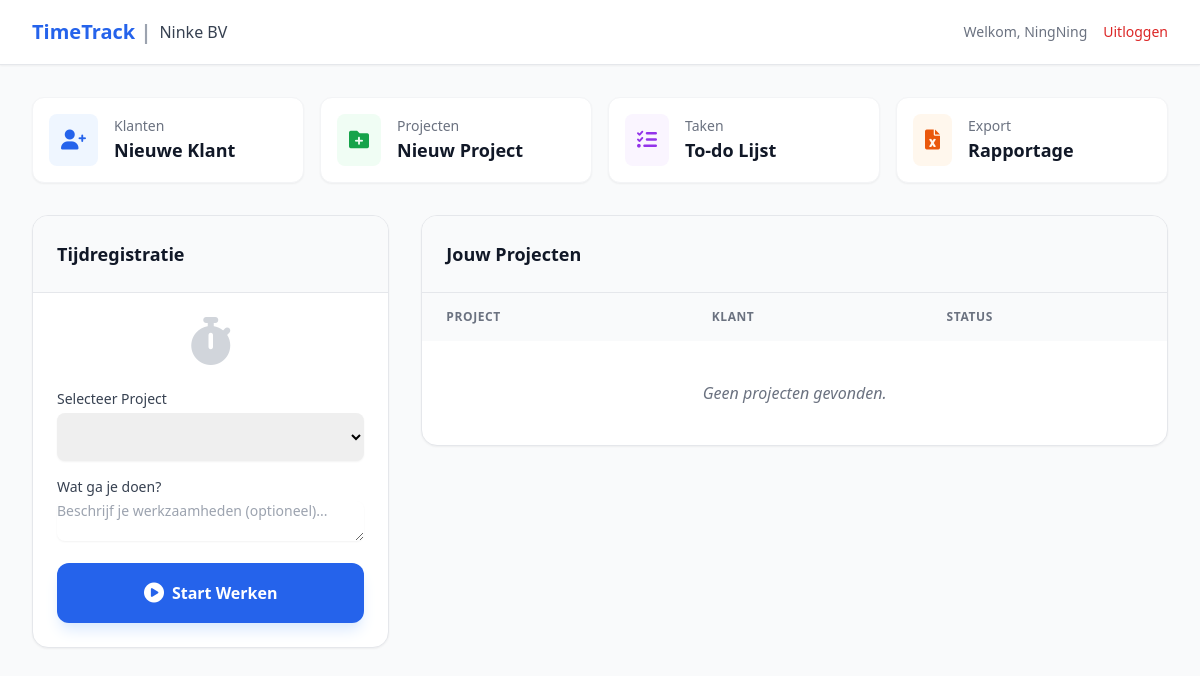
The page / (signed in) on the database as committed earlier.
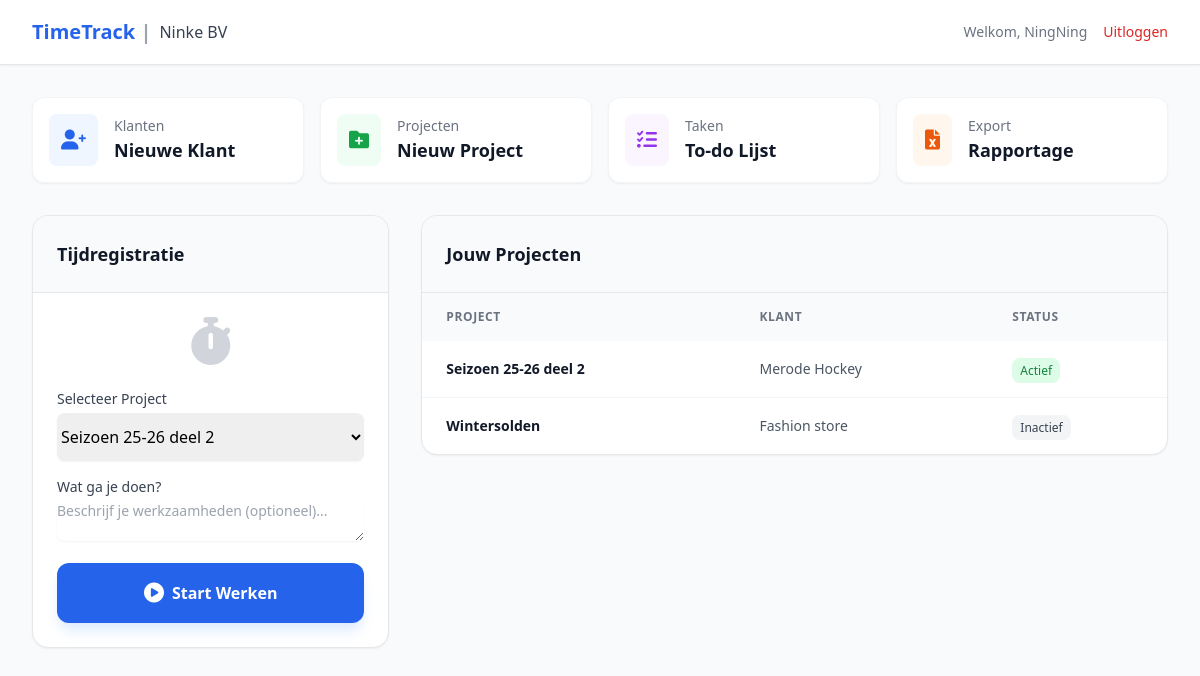
The same page on the database as committed later.
### time_reg_web/models.py (models this page shows, shortened)
class UserProfile(models.Model):
    user = models.OneToOneField(
        User, on_delete=models.CASCADE, related_name='profile'
    )
    company = models.ForeignKey(
        Company, on_delete=models.CASCADE, related_name='employees',
        null=True, blank=True
    )
    is_company_admin = models.BooleanField(
        default=False,
        help_text="Kan deze gebruiker andere gebruikers toevoegen aan dit bedrijf?"
    )

class Company(models.Model):
    name = models.CharField(max_length=100, verbose_name="Bedrijfsnaam")
    created_at = models.DateTimeField(auto_now_add=True)
    class Meta:
        verbose_name = "Bedrijf"
        verbose_name_plural = "Bedrijven"

class Project(models.Model):
    company = models.ForeignKey(Company, on_delete=models.CASCADE, related_name='projects')
    customer = models.ForeignKey(Customer, on_delete=models.CASCADE, related_name='projects')
    project_id = models.IntegerField()
    project_name = models.CharField(max_length=255)
    project_description = models.TextField(blank=True)
    start_date = models.DateField()
    end_date = models.DateField(null=True, blank=True)
    is_active = models.BooleanField(default=True)
    class Meta:
        unique_together = ('company', 'project_id')

class Customer(models.Model):
    company = models.ForeignKey(Company, on_delete=models.CASCADE, related_name='customers')
    customer_id = models.IntegerField()
    customer_name = models.CharField(max_length=255)
    customer_email = models.EmailField()
    class Meta:
        unique_together = ('company', 'customer_id')

### time_reg_web/views.py (the view)
# urls.py: path('', views.DashboardView.as_view(), name='dashboard'),
class DashboardView(TenantObjectMixin, ListView):
    model = Project
    template_name = 'dashboard/index.html'
    context_object_name = 'projects'
    def get_context_data(self, **kwargs):
        context = super().get_context_data(**kwargs)
        context['active_timer'] = TimeRegistry.objects.filter(user=self.request.user, end_time__isnull=True).first()
        if self.request.user.is_authenticated:
            context['customers'] = Customer.objects.filter(
                company=self.request.user.profile.company
            )
        return context

### time_reg_web/mixins.py (called while the page is built)
    def get_queryset(self):
        queryset = super().get_queryset()
        if not hasattr(self.request.user, 'profile') or not self.request.user.profile.company:
            return queryset.none()
        return queryset.filter(company=self.request.user.profile.company)

### time_reg_web/templates/dashboard/index.html (shortened to what this page needs)
<!DOCTYPE html>
<html lang="nl">
<head>
    <script src="https://cdn.tailwindcss.com"></script>
    <link rel="stylesheet" href="https://cdnjs.cloudflare.com/ajax/libs/font-awesome/6.0.0/css/all.min.css">
</head>
<body class="bg-gray-50 min-h-screen">
    <nav class="bg-white shadow-sm border-b border-gray-200">
        <div class="max-w-7xl mx-auto px-4 sm:px-6 lg:px-8">
            <div class="flex justify-between h-16">
                <div class="flex items-center">
                    <span class="text-xl font-bold text-blue-600">TimeTrack <span class="text-gray-400">|</span></span>
                    <span class="ml-2 font-medium text-gray-700">{{ user.profile.company.name }}</span>
                </div>
                <div class="flex items-center space-x-4">
                    <span class="text-sm text-gray-500">Welkom, {{ user.username }}</span>
                    <a href="{% url 'login' %}" class="text-sm font-medium text-red-600 hover:text-red-500">Uitloggen</a>
                </div>
            </div>
        </div>
    </nav>
    <main class="max-w-7xl mx-auto py-8 px-4 sm:px-6 lg:px-8">
        <div class="grid grid-cols-1 md:grid-cols-2 lg:grid-cols-4 gap-4 mb-8">
            <a href="{% url 'customer_create' %}" class="flex items-center p-4 bg-white rounded-xl shadow-sm border border-gray-100 hover:border-blue-500 transition-all group">
                <div class="p-3 rounded-lg bg-blue-50 text-blue-600 group-hover:bg-blue-600 group-hover:text-white transition-colors">
                    <i class="fas fa-user-plus text-xl"></i>
                </div>
                <div class="ml-4">
                    <p class="text-sm font-medium text-gray-500">Klanten</p>
                    <p class="text-lg font-bold text-gray-900">Nieuwe Klant</p>
                </div>
            </a>
            <a href="{% url 'project_create' %}" class="flex items-center p-4 bg-white rounded-xl shadow-sm border border-gray-100 hover:border-green-500 transition-all group">
                <div class="p-3 rounded-lg bg-green-50 text-green-600 group-hover:bg-green-600 group-hover:text-white transition-colors">
                    <i class="fas fa-folder-plus text-xl"></i>
                </div>
                <div class="ml-4">
                    <p class="text-sm font-medium text-gray-500">Projecten</p>
                    <p class="text-lg font-bold text-gray-900">Nieuw Project</p>
                </div>
            </a>
            <a href="#" class="flex items-center p-4 bg-white rounded-xl shadow-sm border border-gray-100 hover:border-purple-500 transition-all group">
                <div class="p-3 rounded-lg bg-purple-50 text-purple-600 group-hover:bg-purple-600 group-hover:text-white transition-colors">
                    <i class="fas fa-list-check text-xl"></i>
                </div>
                <div class="ml-4">
                    <p class="text-sm font-medium text-gray-500">Taken</p>
                    <p class="text-lg font-bold text-gray-900">To-do Lijst</p>
                </div>
            </a>
            <a href="{% url 'export' %}" class="flex items-center p-4 bg-white rounded-xl shadow-sm border border-gray-100 hover:border-orange-500 transition-all group">
                <div class="p-3 rounded-lg bg-orange-50 text-orange-600 group-hover:bg-orange-600 group-hover:text-white transition-colors">
                    <i class="fas fa-file-excel text-xl"></i>
                </div>
                <div class="ml-4">
                    <p class="text-sm font-medium text-gray-500">Export</p>
                    <p class="text-lg font-bold text-gray-900">Rapportage</p>
                </div>
            </a>
        </div>
        <div class="grid grid-cols-1 lg:grid-cols-3 gap-8">
            <div class="lg:col-span-1">
                <div class="bg-white rounded-2xl shadow-sm border border-gray-200 overflow-hidden">
                    <div class="p-6 bg-gray-50 border-b border-gray-200">
                        <h2 class="text-lg font-bold text-gray-900">Tijdregistratie</h2>
                    </div>
                    <div class="p-6">
                        {% if active_timer %}
                            <div class="text-center mb-6">
                                <p class="text-sm text-blue-600 font-bold mb-1 uppercase tracking-wider">Actief Project</p>
                                <p class="text-lg font-medium text-gray-900 mb-4">{{ active_timer.project.project_name }}</p>
                                <div class="text-5xl font-mono font-bold text-gray-800 tabular-nums" id="timer-display">00:00:00</div>
                                <p class="text-xs text-gray-400 mt-2">Gestart om: {{ active_timer.start_time|date:"H:i" }}</p>
                            </div>
                            <form action="{% url 'stop_timer' active_timer.id %}" method="POST" class="space-y-4">
                                {% csrf_token %}
                                <div>
                                    <label class="block text-sm font-medium text-gray-700 mb-1">Wat heb je gedaan?</label>
                                    <textarea name="description" rows="2"
                                        class="w-full rounded-lg border-gray-300 shadow-sm focus:border-red-500 focus:ring-red-500 text-sm"
                                        placeholder="Beschrijf je werkzaamheden (optioneel)...">{{ active_timer.description }}</textarea>
                                </div>
                                <button type="submit" class="w-full bg-red-600 text-white py-4 px-4 rounded-xl font-bold hover:bg-red-700 shadow-lg shadow-red-100 transition-all flex items-center justify-center">
                                    <i class="fas fa-stop-circle mr-2 text-xl"></i> Stop Timer
                                </button>
                            </form>
                            <script>
                                const startTime = new Date("{{ active_timer.start_time.isoformat }}");
                                function updateTimer() {
                                    const now = new Date();
                                    const diff = Math.floor((now - startTime) / 1000);
                                    const h = Math.floor(diff / 3600).toString().padStart(2, '0');
                                    const m = Math.floor((diff % 3600) / 60).toString().padStart(2, '0');
                                    const s = (diff % 60).toString().padStart(2, '0');
                                    document.getElementById('timer-display').innerText = `${h}:${m}:${s}`;
                                }
                                setInterval(updateTimer, 1000);
                                updateTimer();
                            </script>
                        {% else %}
                            <div class="text-center mb-6 text-gray-300">
                                <i class="fas fa-stopwatch text-5xl"></i>
                            </div>
                            <form action="{% url 'start_timer' %}" method="POST" class="space-y-4">
                                <div>
                                    <label class="block text-sm font-medium text-gray-700 mb-1">Selecteer Project</label>
                                    <select name="project" required class="w-full rounded-lg border-gray-300 shadow-sm focus:border-blue-500 focus:ring-blue-500 py-3">
                                        {% for project in projects %}
                                            <option value="{{ project.id }}">{{ project.project_name }}</option>
                                        {% empty %}
                                            <option disabled>Geen projecten gevonden</option>
                                        {% endfor %}
                                    </select>
                                </div>
                                <div>
                                    <label class="block text-sm font-medium text-gray-700 mb-1">Wat ga je doen?</label>
                                    <textarea name="description" rows="2"
                                        class="w-full rounded-lg border-gray-300 shadow-sm focus:border-red-500 focus:ring-red-500 text-sm"
                                        placeholder="Beschrijf je werkzaamheden (optioneel)..."></textarea>
                                </div>
                                <button type="submit" class="w-full bg-blue-600 text-white py-4 px-4 rounded-xl font-bold hover:bg-blue-700 shadow-lg shadow-blue-100 transition-all flex items-center justify-center">
                                    <i class="fas fa-play-circle mr-2 text-xl"></i> Start Werken
                                </button>
                            </form>
                        {% endif %}
                    </div>
                </div>
            </div>
            <div class="lg:col-span-2">
                <div class="bg-white rounded-2xl shadow-sm border border-gray-200 overflow-hidden">
                    <div class="p-6 bg-gray-50 border-b border-gray-200 flex justify-between items-center">
                        <h2 class="text-lg font-bold text-gray-900">Jouw Projecten</h2>
                    </div>
                    <div class="overflow-x-auto">
                        <table class="w-full text-left border-collapse">
                            <thead>
                                <tr class="text-xs font-semibold text-gray-500 uppercase tracking-wider bg-gray-50">
                                    <th class="px-6 py-4">Project</th>
                                    <th class="px-6 py-4">Klant</th>
                                    <th class="px-6 py-4">Status</th>
                                </tr>
                            </thead>
                            <tbody class="divide-y divide-gray-100">
                                {% for project in projects %}
                                <tr class="hover:bg-gray-50 transition-colors">
                                    <td class="px-6 py-4">
                                        <div class="text-sm font-bold text-gray-900">{{ project.project_name }}</div>
                                    </td>
                                    <td class="px-6 py-4 text-sm text-gray-600">
                                        {{ project.customer.customer_name }}
                                    </td>
                                    <td class="px-6 py-4">
                                        {% if project.is_active %}
                                            <span class="px-2 py-1 text-xs font-medium bg-green-100 text-green-700 rounded-lg">Actief</span>
                                        {% else %}
                                            <span class="px-2 py-1 text-xs font-medium bg-gray-100 text-gray-700 rounded-lg">Inactief</span>
                                        {% endif %}
                                    </td>
                                </tr>
                                {% empty %}
                                <tr>
                                    <td colspan="3" class="px-6 py-10 text-center text-gray-500 italic">
                                        Geen projecten gevonden.
                                    </td>
                                </tr>
                                {% endfor %}
                            </tbody>
                        </table>
                    </div>
                </div>
            </div>
        </div>
    </main>
</body>
</html>

Rows that differ between the two databases and show on the page:
added Project: project_name "Seizoen 25-26 deel 2", customer.customer_name "Merode Hockey", is_active "Actief"
added Project: project_name "Wintersolden", customer.customer_name "Fashion store", is_active "Inactief"
Other text that changed with them:
form field project: (not shown) → "Seizoen 25-26 deel 2"
text no longer shown: "Geen projecten gevonden."
